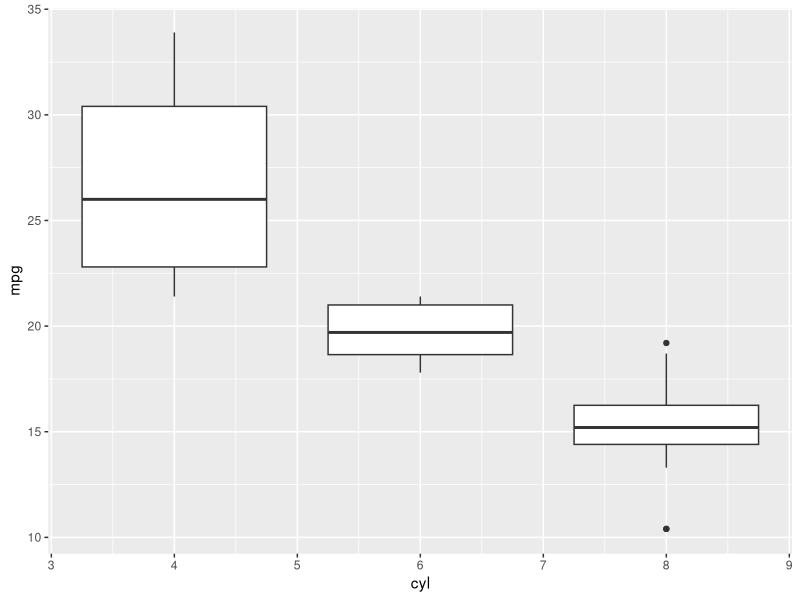
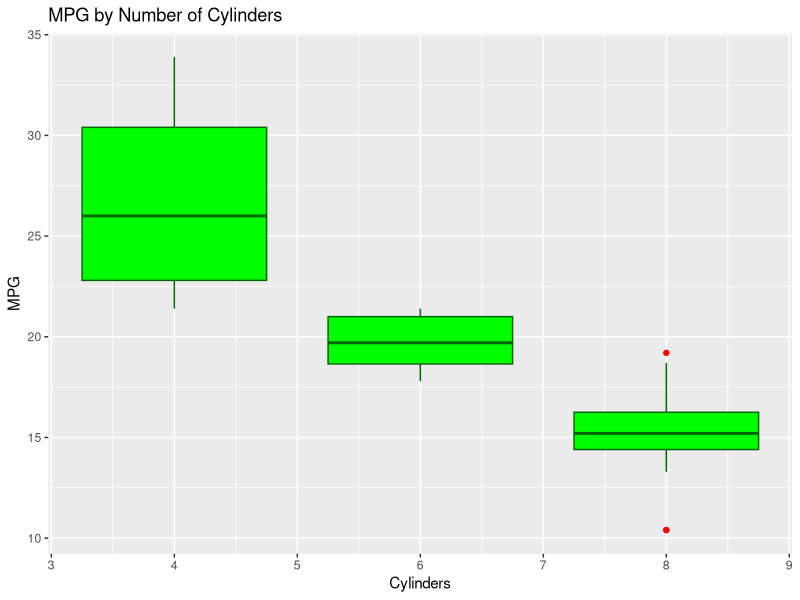

Write R code to recreate these figures, in order.
library(ggplot2)
library(dplyr)

#Set the table
  #View dataset to be used in Hands-On
View(mtcars)
#output: mtcars data frame opened in separate tab

  #gather basic info about dataset to use in presentation
    #total # of variables
length(mtcars)
#output: 11

    #total # of observations
length(mtcars$mpg)
#output: 32


#Create a box plot of miles per gallon (the mpg variable) 
  #grouped by the number of cylinders in the engine (the cyl 
  #variable)
ggplot(mtcars, aes(x = cyl, y = mpg)) +
  geom_boxplot(aes(group = cyl))
#output: side-by-side boxplot of mpg by cylinders
  #there does seem to be a correlation of cylinders and mpg
  #the more cylinders, the worse mpg

#Pretty up the box plot
ggplot(mtcars, aes(x = cyl, y = mpg)) +
  geom_boxplot(aes(group = cyl),
               color = "dark green",
               fill = "green",
               outlier.color = "red") +
  ylab("MPG") +
  xlab("Cylinders") +
  ggtitle("MPG by Number of Cylinders")
#output: nicely labeled and colored version of box plot above


#Use the summarize() and group_by() functions to compute how 
  #many cars have four cylinders, how many have six, and how 
  #many have eight

#fist attempt
mtcars %>%
  group_by(cyl) %>% 
  summarise(cyl = n())
#output: 3x1 tibble with counts per cylinder - but I'm not
  #sure how to know which count goes to which cylinder (insert
  #upside down emoji face here)

#second attempt
mtcars %>%
  group_by(cyl) %>% 
  summarise(count = n())
#remembered this was not graded and looked ahead to the code
  #I had forgotten that where "count" is would be a new name,
  #not the name of the column being summarized (insert
  #facepalm emoji here)